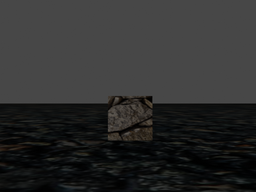
//> input picture data/left_6.png, 256 x 192 px, shrunk from 640 x 480 before the run
$ ./main   (built with g++ and OpenCV 4)
//> lines starting //> are read from the running program, lines starting //| are printed output that depends on the picture
#include <opencv2/core/core.hpp>
#include <opencv2/highgui/highgui.hpp>
#include <opencv2/imgcodecs.hpp>
#include <iostream>
#include <math.h>
#include <vector>
#include <memory>
#include <chrono>
#include <string>
#include<fstream>
#include <map>
#include "mathOp.hxx"
using namespace cv;
using namespace std;
using namespace std::chrono;
shared_ptr<Mat> stereo(shared_ptr<Mat> , shared_ptr<Mat> , int , int , shared_ptr<vector<shared_ptr<Mat>>>);
shared_ptr<Mat> stereo(shared_ptr<Mat>, shared_ptr<Mat>, shared_ptr<Mat> , shared_ptr<Mat>, shared_ptr<vector<shared_ptr<Mat>>>, shared_ptr<vector<shared_ptr<Mat>>>, int , int ,double);
void setLimits(shared_ptr<Mat>, shared_ptr<Mat>, int, int, int, int*, int*);

int numOfColumns;
int numOfRows;

void ReadImages(shared_ptr<Mat>, shared_ptr<Mat>, shared_ptr<Mat>, shared_ptr<Mat>, shared_ptr<Mat>, shared_ptr<Mat>);


int main()
{
	int maxDisparity = 30;
	int kernelSize = 32;
	auto rightImage = make_shared<Mat>();
	auto leftImage = make_shared<Mat>();
	auto result = make_shared<Mat>();

	auto rightImage1 = make_shared<Mat>();
	auto leftImage1 = make_shared<Mat>();
	auto result1 = make_shared<Mat>();

	auto rightImage2 = make_shared<Mat>();
	auto leftImage2 = make_shared<Mat>();
	auto result2 = make_shared<Mat>();

////////////////////////////////////////////////////////////////////
/// In this part we call readingImages function.
////////////////////////////////////////////////////////////////////
	auto startImread = chrono::high_resolution_clock::now();
	ReadImages(leftImage, rightImage, leftImage1, rightImage1, leftImage2, rightImage2);
	auto endImread = chrono::high_resolution_clock::now();
	numOfRows = leftImage->rows;
	numOfColumns = leftImage->cols;

////////////////////////////////////////////////////////////////////
/// In this part we call stereo function. background
////////////////////////////////////////////////////////////////////
	auto startStereo = chrono::high_resolution_clock::now();
	auto costsLayerVector_1 = make_shared<vector<shared_ptr<Mat>>>();
	auto costsLayerVector_2 = make_shared<vector<shared_ptr<Mat>>>();
	try
	{
		result1 = stereo(leftImage1, rightImage1, kernelSize, maxDisparity, costsLayerVector_1);
		imwrite("result_1_deprived.png", *result1);
	}
	catch (cv::Exception & e)
	{
		cerr << e.msg << endl; // output exception message
	}
	try{

		result2 = stereo(leftImage2, rightImage2, kernelSize, maxDisparity, costsLayerVector_2);
		imwrite("result_2_deprived.png", *result2);

	}
	catch (cv::Exception & e)
	{
		cerr << e.msg << endl; // output exception message
	}
	try{
		/*imshow("resul1", *result1);
		imshow("result2", *result2);

		waitKey(0);*/
	}
	catch (cv::Exception & e)
	{
		cerr << e.msg << endl; // output exception message
	}
	auto endStereo = chrono::high_resolution_clock::now();

////////////////////////////////////////////////////////////////////
/// In this part we call stereo function. obostecle
////////////////////////////////////////////////////////////////////

	auto timeResults = make_shared<map<string, string>>();

	for (double threshold = 0.2; threshold < 1; threshold= threshold+0.1) {


		auto startDeprivedStereo = chrono::high_resolution_clock::now();
		try
		{
			result = stereo(leftImage, rightImage, result1, result2, costsLayerVector_1, costsLayerVector_2, kernelSize, maxDisparity, threshold);
			string resultName;
			resultName = "result_deprivedStereo_" + to_string(threshold) + ".png";
			imwrite(resultName, *result);
			waitKey(0);
		}
		catch (cv::Exception & e)
		{
			cerr << e.msg << endl; // output exception message
		}
		auto endDeprivedStereo = chrono::high_resolution_clock::now();
		std::chrono::duration<int, std::milli> DurationDeprivedStereo = duration_cast<milliseconds>(endDeprivedStereo - startDeprivedStereo);

		auto valueDurationDeprivedStereo = DurationDeprivedStereo.count();
		string valueDurationDeprivedStereo_s = to_string(valueDurationDeprivedStereo);
		string reportingText = to_string(threshold) + "    ";
		timeResults->insert(pair<string, string>(reportingText, valueDurationDeprivedStereo_s));

	}

////////////////////////////////////////////////////////////////////
/// In this part we report the results.
////////////////////////////////////////////////////////////////////
	std::chrono::duration<int, std::milli> durationImread = duration_cast<milliseconds>(endImread - startImread);
	auto valueImread = durationImread.count();
	string durationImread_s = to_string(valueImread);

	std::chrono::duration<int, std::milli> durationStereo = duration_cast<milliseconds>(endStereo - startStereo);
	auto valueStereo = durationStereo.count();
	string durationStereo_s = to_string(valueStereo);
	cout << "every thing is done" << endl;
	//Object for repoting results in a text file.
	ofstream repotringResult;
	repotringResult.open("deprivedStereo.txt");
	repotringResult << "Image numOfRows = " << numOfRows << endl;
	repotringResult << "Image numOfColumns = " << numOfColumns << endl;
	repotringResult << "kernel size is = " << kernelSize << endl;
	repotringResult << "maxDisparity is = " << maxDisparity << endl;
	repotringResult << "duration of Reading Images = " << durationImread_s << "(ms)" << endl;
	repotringResult << "duration of two Stereos = " << durationStereo_s <<"(ms)"<< endl;
	repotringResult << "duration of each deprived Stereo (ms) " << endl;
	map<string, string>::iterator itr;
	for (itr = timeResults->begin(); itr != timeResults->end();itr++) {
		repotringResult << itr->first << itr->second << endl;
	}
	repotringResult.close();
	cout << "every thing is done" << endl;
	return 0;
}

////////////////////////////////////////////////////////////////////
/// In this part we can load two Images.
////////////////////////////////////////////////////////////////////
void ReadImages(shared_ptr<Mat> leftImage, shared_ptr<Mat> rightImage, shared_ptr<Mat> leftImage1, shared_ptr<Mat> rightImage1, shared_ptr<Mat> leftImage2, shared_ptr<Mat> rightImage2) {
	try {
		*rightImage = imread("../data/left_6.png", IMREAD_GRAYSCALE);   // Read the right image
		*rightImage = *rightImage;
		*leftImage = imread("../data/right_6.png", IMREAD_GRAYSCALE);   // Read the left image
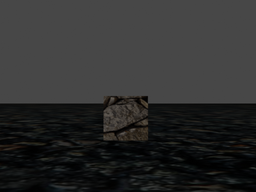
//> input picture data/right_6.png, 256 x 192 px, shrunk from 640 x 480 before the run
		*leftImage = *leftImage;

		*rightImage1 = imread("../data/left_5.png", IMREAD_GRAYSCALE);   // Read the right image
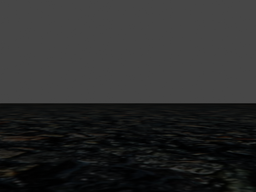
//> input picture data/left_5.png, 256 x 192 px, shrunk from 640 x 480 before the run
		*rightImage1 = *rightImage1;
		*leftImage1 = imread("../data/right_5.png", IMREAD_GRAYSCALE);   // Read the left image
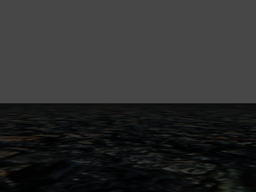
//> input picture data/right_5.png, 256 x 192 px, shrunk from 640 x 480 before the run
		*leftImage1 = *leftImage1;

		*rightImage2 = imread("../data/left_0.png", IMREAD_GRAYSCALE);   // Read the right image
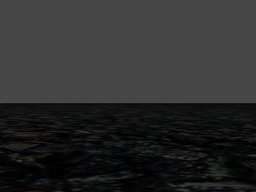
//> input picture data/left_0.png, 256 x 192 px, shrunk from 640 x 480 before the run
		*rightImage2 = *rightImage2;
		*leftImage2 = imread("../data/right_0.png", IMREAD_GRAYSCALE);   // Read the left image
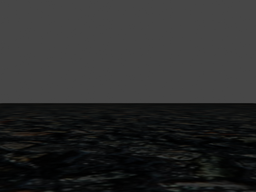
//> input picture data/right_0.png, 256 x 192 px, shrunk from 640 x 480 before the run
//> in main, `numOfRows = leftImage->rows;`: numOfRows = 192
//> in main, `numOfColumns = leftImage->cols;`: numOfColumns = 256
		*leftImage2 = *leftImage2;

		if (!rightImage->data | !rightImage1->data| !rightImage2->data)                             // Check for invalid input
		{
			throw "right";
		}
		if (!leftImage->data| !leftImage1->data| !leftImage2->data)                             // Check for invalid input
		{
			throw "left";
		}
	}
	catch (char* error) {
		cout << "can not load the " << error << " iamge" << endl;
	}
}


////////////////////////////////////////////////////////////////////
/// In this part we clac cost of each pixel for sepecfic disparity.
////////////////////////////////////////////////////////////////////
int CalcCost(shared_ptr<Mat> _leftImage, shared_ptr<Mat> _rightImage, int row, int column, int kernelSize, int _disparity) {
	int temp = 0;
	for (int u = -(kernelSize / 2); u < (kernelSize / 2); u++) {
		for (int v = -(kernelSize / 2); v < (kernelSize / 2); v++) {
			auto fvrfv = _rightImage->at<uchar>(v + row, u + column + _disparity);
			auto dfbf = _leftImage->at<uchar>(v + row, u + column);
			temp = temp + abs(_rightImage->at<uchar>(v+row, u+column+_disparity) - _leftImage->at<uchar>(v+row, u+column));
		}
	}
	return int(temp);
}

////////////////////////////////////////////////////////////////////
/// In this part we clac disparity of each pixel.
////////////////////////////////////////////////////////////////////
shared_ptr<Mat> stereo(shared_ptr<Mat> leftImage, shared_ptr<Mat> rightImage, int kernelSize, int maxDisparity, shared_ptr<vector<shared_ptr<Mat>>> output) {
//> called with kernelSize = 32, maxDisparity = 30
	auto result = make_shared<Mat>(numOfRows, numOfColumns, CV_8U);

	auto costsLayerVector = make_shared<vector<shared_ptr<Mat>>>();
	for (size_t layer = 0; layer < maxDisparity; layer++) {
		costsLayerVector->push_back(make_shared<Mat>(numOfRows, numOfColumns, CV_32SC1));
	}
	cout << "in the streo function the size is " << (*costsLayerVector).size() << endl;
//| in the streo function the size is 30
	int cost;
	int tempCost;
	int selectDisparity;
	for (int j = (kernelSize / 2); j < numOfRows - (kernelSize / 2); j++) {
		for (int i = (kernelSize / 2); i < numOfColumns - maxDisparity - (kernelSize / 2); i++) {
			//cout << "(i,j)==> (" << i << "," << j << ")" << endl;
			//cout << (*costsLayerVector)[0]->at<int>(j, i) << endl;
			//cout << "hi fer" << endl;
			tempCost = CalcCost(leftImage, rightImage, j, i, kernelSize, 0);
			(*costsLayerVector)[0]->at<int>(j, i) = tempCost;
			selectDisparity = 0;
			for (int k = 1; k < maxDisparity; k++) {
				cost = CalcCost(leftImage, rightImage, j, i, kernelSize, k);
				(*costsLayerVector)[k]->at<int>(j, i) = cost;
				if (cost < tempCost) {
					tempCost = cost;
					selectDisparity = k;
				}
			}
			result->at<uchar>(j, i) = uchar(255* selectDisparity/maxDisparity);
		}
	}
//> this loop made 160 passes
//> cost on passes 1 to 3: 60, 60, 57
//> after the loop, tempCost = 2071; selectDisparity = 8; cost = 13128
	// ITs added for removing top of image that is not solved in stereo maching, becase of kernelsize.
	for (int j = 0; j < (kernelSize / 2); j++) {
		for (int i = 0; i < numOfColumns; i++) {
			result->at<uchar>(j, i) = uchar(0);
		}
	}
//> this loop made 16 passes
	*output = *costsLayerVector;
	cout << "at the end of the stereo function the size is " << (*output).size() << endl;
//| at the end of the stereo function the size is 30
//> in main, `imwrite("result_1_deprived.png", *result1);`:
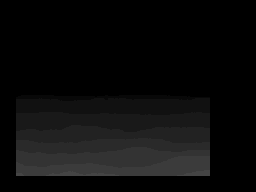
//> saved as result_1_deprived.png: 192 rows x 256 cols, CV_8UC1; min 0, max 68, mean 11.4
//| in the streo function the size is 30
//> the loop in stereo (call 2), `for (int j = (kernelSize / 2); j < numOfRows - (kernelSize / 2); j++)` made 160 passes
//> the loop in stereo (call 2), `for (int j = 0; j < (kernelSize / 2); j++)` made 16 passes
//| at the end of the stereo function the size is 30
	return result;
}


////////////////////////////////////////////////////////////////////
/// In this part we clac deprived disparity of each pixel.
////////////////////////////////////////////////////////////////////
shared_ptr<Mat> stereo(shared_ptr<Mat> leftImage, shared_ptr<Mat> rightImage , shared_ptr<Mat> result_in1, shared_ptr<Mat> result_in2, shared_ptr<vector<shared_ptr<Mat>>>costVec_1, shared_ptr<vector<shared_ptr<Mat>>> costVec_2, int kernelSize, int maxDisparity,double threshold) {
	auto result = make_shared<Mat>(numOfRows, numOfColumns, CV_8U);
//> (the run ends here: the program needs code that is not available in this run, at `auto calculator = make_shared<mathOp>();`)
